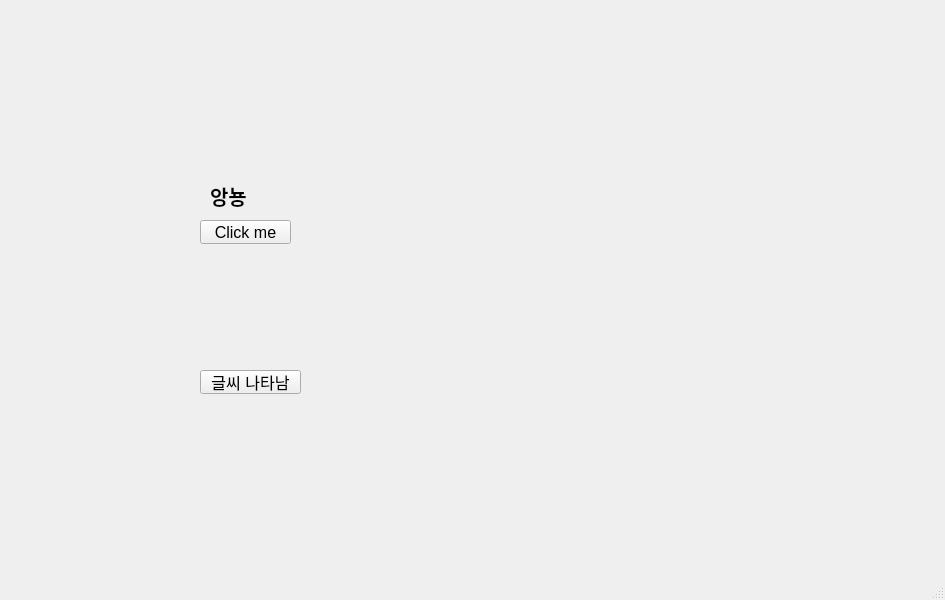
<?xml version="1.0" encoding="UTF-8"?>
<ui version="4.0">
 <class>MainWindow</class>
 <widget class="QMainWindow" name="MainWindow">
  <property name="geometry">
   <rect>
    <x>0</x>
    <y>0</y>
    <width>945</width>
    <height>600</height>
   </rect>
  </property>
  <property name="windowTitle">
   <string>MainWindow</string>
  </property>
  <widget class="QWidget" name="centralwidget">
   <widget class="QLabel" name="label">
    <property name="geometry">
     <rect>
      <x>210</x>
      <y>160</y>
      <width>441</width>
      <height>71</height>
     </rect>
    </property>
    <property name="font">
     <font>
      <pointsize>15</pointsize>
      <bold>true</bold>
     </font>
    </property>
    <property name="text">
     <string>앙뇽</string>
    </property>
   </widget>
   <widget class="QPushButton" name="pushButton">
    <property name="geometry">
     <rect>
      <x>200</x>
      <y>220</y>
      <width>91</width>
      <height>24</height>
     </rect>
    </property>
    <property name="font">
     <font>
      <pointsize>12</pointsize>
     </font>
    </property>
    <property name="text">
     <string>Click me</string>
    </property>
   </widget>
   <widget class="QLabel" name="label_2">
    <property name="geometry">
     <rect>
      <x>200</x>
      <y>270</y>
      <width>441</width>
      <height>71</height>
     </rect>
    </property>
    <property name="font">
     <font>
      <pointsize>15</pointsize>
      <bold>true</bold>
     </font>
    </property>
    <property name="text">
     <string/>
    </property>
   </widget>
   <widget class="QPushButton" name="pushButton_2">
    <property name="geometry">
     <rect>
      <x>200</x>
      <y>370</y>
      <width>101</width>
      <height>24</height>
     </rect>
    </property>
    <property name="font">
     <font>
      <pointsize>12</pointsize>
     </font>
    </property>
    <property name="text">
     <string>글씨 나타남</string>
    </property>
   </widget>
  </widget>
  <widget class="QMenuBar" name="menubar">
   <property name="geometry">
    <rect>
     <x>0</x>
     <y>0</y>
     <width>945</width>
     <height>22</height>
    </rect>
   </property>
  </widget>
  <widget class="QStatusBar" name="statusbar"/>
 </widget>
 <resources/>
 <connections/>
</ui>
